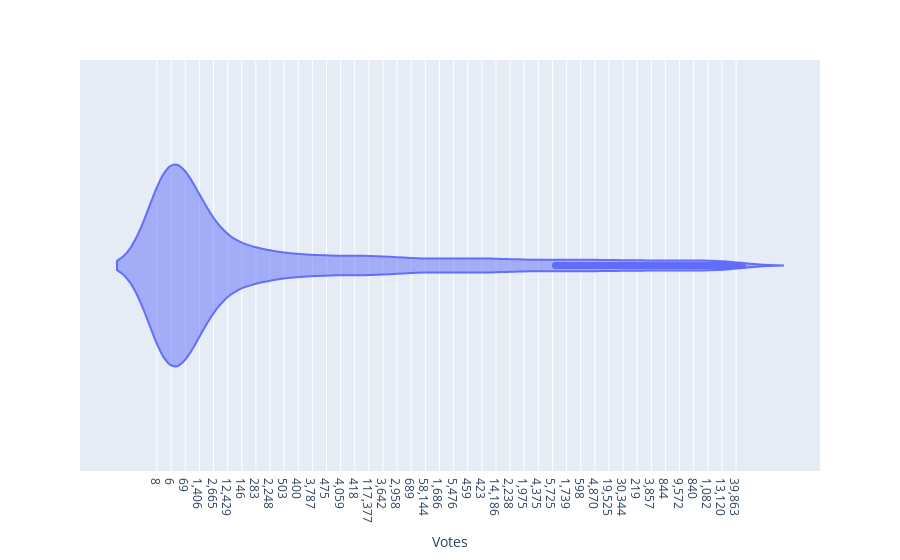

Notebook source saved alongside this figure:
### Markdown cell above
From above two visualization it is clear that the rating column is normally distributed and then it is safe to replace nan values with its mean

### Code cell
iplot(px.violin(data_frame=df,x="Votes"))

### Figure 1 — Plotly figure (JSON) as saved in the notebook; plotly's stock layout.template omitted (floating-point values rounded to 4 significant figures; data arrays with more than 128 entries replaced by an {"elided": "..."} marker saying what was removed)
{"data": [{"alignmentgroup": "True", "box": {"visible": false}, "hovertemplate": "Votes=%{x}<extra></extra>", "legendgroup": "", "marker": {"color": "#636efa"}, "name": "", "offsetgroup": "", "orientation": "h", "scalegroup": "True", "showlegend": false, "type": "violin", "x": {"elided": "15503 str values"}, "x0": " ", "xaxis": "x", "y0": " ", "yaxis": "y"}], "layout": {"autosize": true, "legend": {"tracegroupgap": 0}, "margin": {"t": 60}, "violinmode": "group", "xaxis": {"anchor": "y", "autorange": true, "domain": [0, 1], "range": [-267.2, 2300.0], "title": {"text": "Votes"}, "type": "category"}, "yaxis": {"anchor": "x", "autorange": true, "domain": [0, 1], "range": [-0.5, 0.5], "type": "category"}}}
